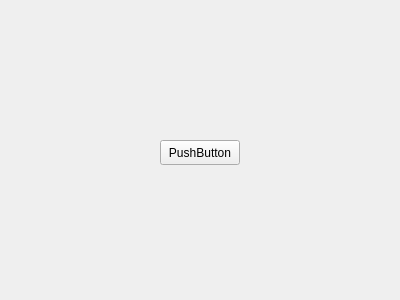
<?xml version="1.0" encoding="UTF-8"?>
<ui version="4.0">
 <class>Widget</class>
 <widget class="QWidget" name="Widget">
  <property name="geometry">
   <rect>
    <x>0</x>
    <y>0</y>
    <width>400</width>
    <height>300</height>
   </rect>
  </property>
  <property name="windowTitle">
   <string>Widget</string>
  </property>
  <widget class="QPushButton" name="pushButton">
   <property name="geometry">
    <rect>
     <x>160</x>
     <y>140</y>
     <width>80</width>
     <height>25</height>
    </rect>
   </property>
   <property name="text">
    <string>PushButton</string>
   </property>
  </widget>
 </widget>
 <layoutdefault spacing="6" margin="11"/>
 <resources/>
 <connections/>
</ui>
